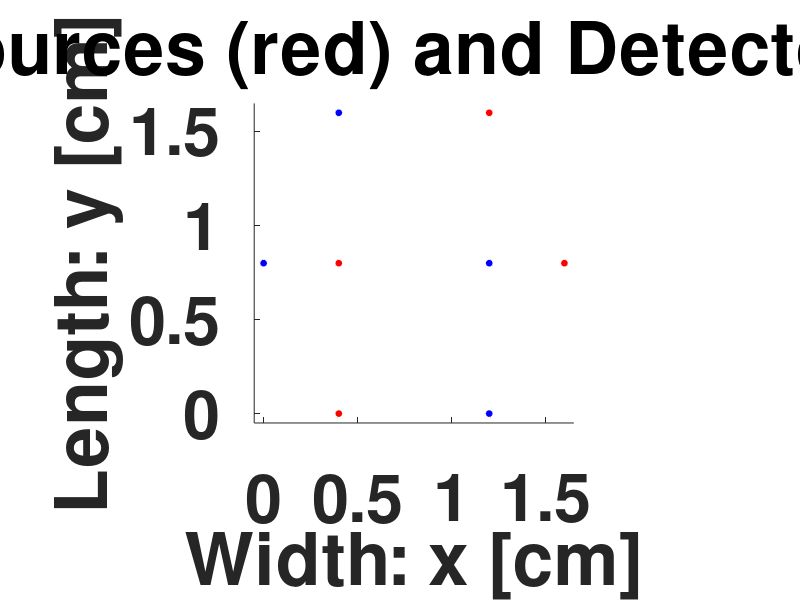

Here is the MATLAB script that generated this plot:
%% Brian Bentz 9/2015
% Generate phys file

% Sources on bottom and Detectors on top

clc; clear all; close all;
FS = 48;

%% OUTPUT
fn = sprintf('phys');
fid = fopen(fn,'w+');

%% Scater (Background)
scale = 1;

% Medium (Brain) 
n = 1.33;
mus = 20/scale;           % cm^-1
mua = 0.2/scale;        % cm^-1
zo = 1/mus;
l_mfp = 1/mus;

D = 1/(3*(mus + mua))  


%% Physical Parameters

Ni = 33; %(2^5 + 1)
Nj = 33;
Nl = 33;

Bounded = 1;
xmin = -l_mfp*Bounded;
xmax = 32*l_mfp + l_mfp*Bounded;
ymin = -l_mfp*Bounded;
ymax = 32*l_mfp + l_mfp*Bounded;
zmin = -l_mfp*Bounded;
zmax = 32*l_mfp + l_mfp*Bounded;

delta_x = (xmax-xmin)/(Ni-1) % These should equal l_mpf
delta_y = (ymax-ymin)/(Nj-1)
delta_z = (zmax-zmin)/(Nl-1)

ls = 32*l_mfp;               % medium height along z in mm
ld = 32*l_mfp;               % medium width along x in mm
ly = 32*l_mfp;               % medium width along y in mm


%% Define Src/Det Positions
% for speed set K and M to number of src and det
K = 6;
M = 6;

% 4 Source 4 Detectors
position_det = [8*l_mfp 16*l_mfp 0; ...
                  0 16*l_mfp 24*l_mfp; ...
                  24*l_mfp 16*l_mfp ls; ...
                  ld 16*l_mfp 8*l_mfp;
                  24*l_mfp 0 16*l_mfp;
                  8*l_mfp ly 16*l_mfp];
position_src = [24*l_mfp 16*l_mfp 0; ...
                  0 16*l_mfp 8*l_mfp; ...
                  8*l_mfp 16*l_mfp ls; ...
                  ld 16*l_mfp 24*l_mfp;
                  8*l_mfp 0 16*l_mfp;
                  24*l_mfp ly 16*l_mfp];

% Sources and Detectors on each side
figure
for index = 1:6   
    x = position_src(index,1);
    y = position_src(index,2);
    z = position_src(index,3);
    hold on;plot3(x,y,z,'o','linewidth',1,'MarkerEdgeColor','w','MarkerFaceColor','r');

    x = position_det(index,1);
    y = position_det(index,2);
    z = position_det(index,3);
    hold on;plot3(x,y,z,'o','linewidth',1,'MarkerEdgeColor','w','MarkerFaceColor','b');
end
st = sprintf('FODT Sources (red) and Detectors (Blue)');
title(st,'interpreter','none','fontweight','bold','fontsize',FS);
xlabel('Width: x [cm]','fontweight','bold','fontsize',FS);
ylabel('Length: y [cm]','fontweight','bold','fontsize',FS);
zlabel('Height: z [cm]','fontweight','bold','fontsize',FS);
set(gca,'fontweight','bold','fontsize',FS);
axis([xmin xmax ymin ymax zmin zmax])
daspect([1 1 1]);

Nq = K;
Nm = M;


%% Output File

K = Nq;  % number of sources
M = Nm;  % number of detectors

c = 2.998*10^10; % spead of light in cm/s
v = c/n;  % velocity: c/1.3333

% output to file
fprintf(fid,'# Physical Parameters\n');
fprintf(fid,'physical {\n');
fprintf(fid,' xmin  %g\n',xmin);
fprintf(fid,' xmax   %g\n',xmax);
fprintf(fid,' ymin  %g\n',ymin);
fprintf(fid,' ymax   %g\n',ymax);
fprintf(fid,' zmin  %g\n',zmin);
fprintf(fid,' zmax   %g\n',zmax);
fprintf(fid,'\n');
fprintf(fid,'  Ni  %g\n',Ni);
fprintf(fid,'  Nj  %g\n',Nj);
fprintf(fid,'  Nl  %g\n',Nl);
fprintf(fid,'\n');
fprintf(fid,'  K  %g\n',K);
fprintf(fid,'  M  %g\n',M);
fprintf(fid,'\n');
fprintf(fid,'  v   %g\n',v); % delete + sign
fprintf(fid,'}\n');
fprintf(fid,'\n');
fprintf(fid,'\n');

%% Sources
omega = 4.927988476219283e+08;
beta = 1.0;
calir = 1.0;
calii = 0.0;

% output to file
fprintf(fid,'#Sources\n');
fprintf(fid,'\n');

for q = 1:Nq
    fprintf(fid,'source {\n');
    fprintf(fid,'#%g\n',q-1);
    fprintf(fid,'  position %g %g %g\n',position_src(q,1),position_src(q,2),position_src(q,3));
    fprintf(fid,'  omega  %.15e\n',omega);
    fprintf(fid,'  beta  %.1f\n',beta);
    fprintf(fid,'  calir  %.1f\n',calir);
    fprintf(fid,'  calii  %.1f\n',calii);
    fprintf(fid,'}\n');
end

fprintf(fid,'\n');
fprintf(fid,'\n');
fprintf(fid,'\n');


%% Detectors
omega = 4.927988476219283e+08;
beta = 1.0;
calir = 1.0;
calii = 0.0;

% output to file
fprintf(fid,'#detectors\n');

for m = 1:Nm
    fprintf(fid,'detector {\n');
    fprintf(fid,'#%g\n',m-1);
    fprintf(fid,'  position %g %g %g\n',position_det(m,1),position_det(m,2),position_det(m,3));
    fprintf(fid,'  omega  %.15e\n',omega);
    fprintf(fid,'  calir  %.1f\n',calir);
    fprintf(fid,'  calii  %.1f\n',calii);
    fprintf(fid,'}\n');
end

fprintf(fid,'\n');
fprintf(fid,'\n');


%% Connections
conect = [0:1:Nm];

fprintf(fid,'#Connections\n');
fprintf(fid,'connections {\n');

for q = 1:Nq
    fprintf(fid,'%d [',q-1);
    for m = 1:Nm
        fprintf(fid,' %d',m-1);
    end
    fprintf(fid,' ]\n');    
end

fprintf(fid,'}\n');


